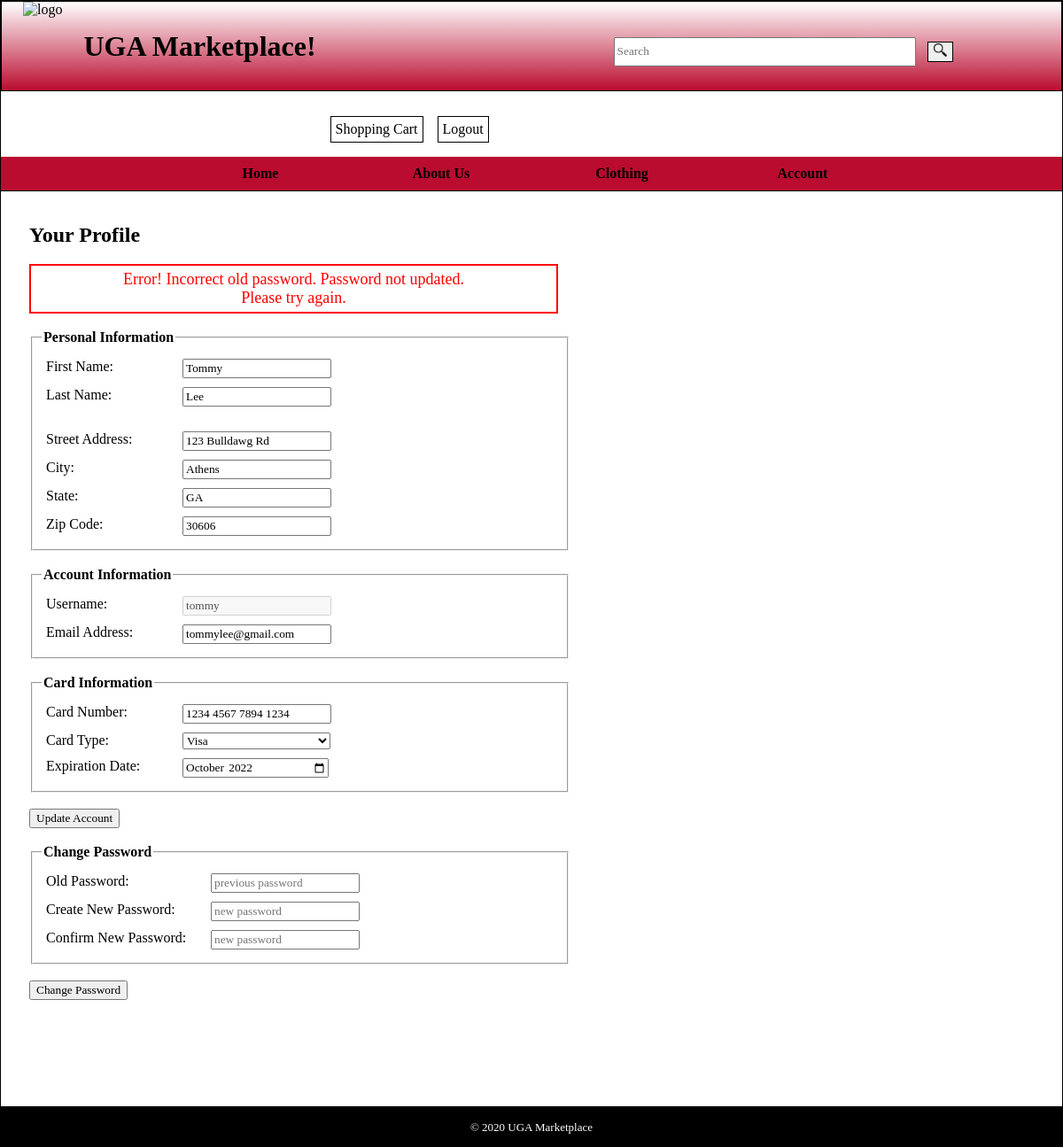
The page /changePasswordError.php (signed in) on the database its author committed.
### tables this page shows
CREATE TABLE `user` (
  `user_id` int(11) NOT NULL AUTO_INCREMENT,
  `firstName` varchar(45) DEFAULT NULL,
  `lastName` varchar(45) DEFAULT NULL,
  `username` varchar(45) NOT NULL,
  `email` varchar(45) DEFAULT NULL UNIQUE,
  `password` varchar(255) DEFAULT NULL,
  `user_type` varchar(45) DEFAULT NULL,
  PRIMARY KEY (`user_id`)
);

CREATE TABLE `profile` (
  `user_id` int(11) NOT NULL AUTO_INCREMENT,
  `streetAddr` varchar(45) DEFAULT NULL,
  `city` varchar(45) DEFAULT NULL,
  `state` varchar(45) DEFAULT NULL,
  `zip` int(11) DEFAULT NULL,
  FOREIGN KEY(`user_id`) REFERENCES `user`(`user_id`)
);

CREATE TABLE `paymentcard` (
  `user_id` int(11) NOT NULL AUTO_INCREMENT,
  `cardNumber` varchar(45) DEFAULT NULL,
  `type` varchar(45) DEFAULT NULL,
  `expDate` varchar(45) DEFAULT NULL,
  FOREIGN KEY (`user_id`) REFERENCES `user`(`user_id`)
);

### forms/updateInfoForm.php (the view, shortened to what this page needs)
<form id="updateInfoForm" action="updateAccount.php" method="POST">
                <fieldset id="personalInfo">
                    <legend><b>Personal Information</b></legend>
                    <label for="firstName">First Name:</label>
                    <input type="text" name="firstName" placeholder="First Name" value = "<?php echo $data['firstName']; ?>" required><br>
                    <label for="lastName">Last Name:</label>
                    <input type="text" name="lastName" placeholder="Last Name" value = "<?php echo $data['lastName']; ?>" required><br><br>
                    <label for="streetAddress">Street Address:</label>
                    <input type="text" name="streetAddress" placeholder="123 Dawg St." value = "<?php echo $profile['streetAddr']; ?>" required><br>
                    <label for="city">City:</label>
                    <input type="text" name="city" placeholder="Athens" value = "<?php echo $profile['city']; ?>" required><br>
                    <label for="state">State:</label>
                    <input type="text" name="state" placeholder="Georgia" value = "<?php echo $profile['state']; ?>" required><br>
                    <label for="zipCode">Zip Code:</label>
                    <input type="text" name="zipCode" placeholder="30606" value = "<?php echo $profile['zip']; ?>" required><br>
                </fieldset> <br>
                <fieldset id="accountInfo">
                    <legend><b>Account Information</b></legend>
                    <label for="username">Username:</label>
                    <input type="text" name="username" placeholder="hairydawg123" value = "<?php echo $data['username']; ?>" disabled><br>
                    <label for="email">Email Address:</label>
                    <input type="text" name="email" placeholder="hairydawg123@uga.edu" value = "<?php echo $data['email']; ?>" required><br>
                </fieldset><br>
                <fieldset id="cardInfo">
                    <legend><b>Card Information</b></legend>
                    <label for="cardNumber">Card Number:</label>
                    <input type="text" name="cardNumber" placeholder="xxxx xxxx xxxx xxxx" value = "<?php echo $data2['cardNumber']; ?>" pattern="([0-9]{4}( )){3}[0-9]{4}" title="Required format: xxxx xxxx xxxx xxxx" required><br>
                    <label for="cardType">Card Type:</label>
                    <select style="margin:5px; width:12.5em;" name="cardType" required>
                    <?php
                        if($data2['type'] == 'Mastercard') { ?>
                        <option value="Mastercard" selected>Mastercard</option>
                        <option value="Visa">Visa</option>
                        <option value="Discover">Discover</option>
                        <option value="American Express">American Express</option>
                    <?php } else if ($data2['type'] == "Visa") { ?>
                        <option value="Visa" selected>Visa</option>
                    <?php } else if ($data2['type'] == "Discover") { ?>
                        <option value="Mastercard">Mastercard</option>
                        <option value="Visa">Visa</option>
                        <option value="Discover" selected>Discover</option>
                        <option value="American Express">American Express</option>
                    <?php } else if ($data2['type'] == "American Express") { ?>
                        <option value="Mastercard">Mastercard</option>
                        <option value="Visa">Visa</option>
                        <option value="Discover">Discover</option>
                        <option value="American Express" selected>American Express</option>
                    <?php } ?>
                    </select><br>
                    <label style="clear: both;" for="cardExp">Expiration Date:</label>
                    <input type="month" name="cardExp"  value = "<?php echo $data2['expDate']; ?>" required><br>
                </fieldset><br>
                <button type="submit" id="updateAccountButton">Update Account</button>
            </form>

### css/edit_profile.css (style rules this page uses)
* { font-family: Georgia, 'Times New Roman', Times, serif; }
body { border: thin solid black; height: 100%; margin: 0em auto; padding: 0em; }
#updateInfoForm label { margin: 5px; float: left; text-align: left; width: 9em; }
#updateInfoForm input { margin: 5px; width: 12em; }
#updateInfoForm fieldset { width: 50%; padding: 10px; }

### rows shown on the page
user: firstName "Tommy", lastName "Lee", username "tommy", email "tommylee@gmail.com"
profile: streetAddress "123 Bulldawg Rd", city "Athens", state "GA", zipCode "30606"
paymentcard: cardNumber "1234 4567 7894 1234", cardType "Visa", cardExp "2022-10"

### other values the page prints
$error "Incorrect old password. Password not updated."
